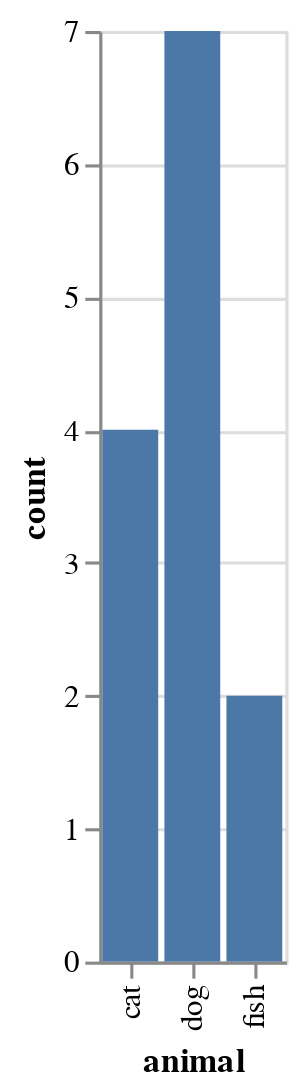

Write notebook code for a chart like this one.
### Code cell
display(chart)

### Figure 1 — Vega-Lite specification as saved in the notebook (floating-point values rounded to 4 significant figures)
{"config": {"view": {"continuousWidth": 400, "continuousHeight": 300}}, "data": {"name": "data-f0074822896a0fa0632e42099f20269c"}, "mark": "bar", "encoding": {"tooltip": [{"field": "animal", "type": "nominal"}, {"field": "count", "type": "quantitative"}], "x": {"field": "animal", "type": "nominal"}, "y": {"field": "count", "type": "quantitative"}}, "$schema": "https://vega.github.io/schema/vega-lite/v4.17.0.json", "datasets": {"data-f0074822896a0fa0632e42099f20269c": [{"animal": "cat", "count": 4}, {"animal": "dog", "count": 7}, {"animal": "fish", "count": 2}]}}
